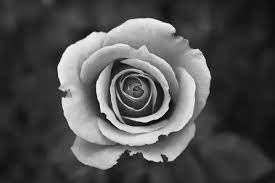
#> input picture S2_07052025/ConvertPython/Ex2_Python/rose.jpg, 275 x 183 px
$ python Ex2_3.py
#> lines starting #> are read from the running program, lines starting #| are printed output that depends on the picture
import cv2
import matplotlib.pyplot as plt

img = cv2.imread('rose.jpg') / 255.0
#> img: shape (183, 275, 3) float64; min 0, max 1, mean 0.312
scale = 0.5
scaled_img = img * scale
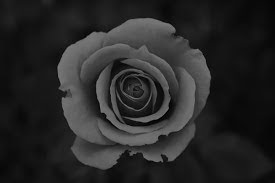
#> scaled_img: shape (183, 275, 3) float64; min 0, max 0.5, mean 0.156
plt.figure(figsize=(8, 4))
plt.subplot(1, 2, 1), plt.imshow(cv2.cvtColor((img * 255).astype('uint8'), cv2.COLOR_BGR2RGB)), plt.title('Original Image', fontsize=15), plt.axis('off')
plt.subplot(1, 2, 2), plt.imshow(cv2.cvtColor((scaled_img * 255).astype('uint8'), cv2.COLOR_BGR2RGB)), plt.title('Brighter Image', fontsize=15), plt.axis('off')
plt.show()
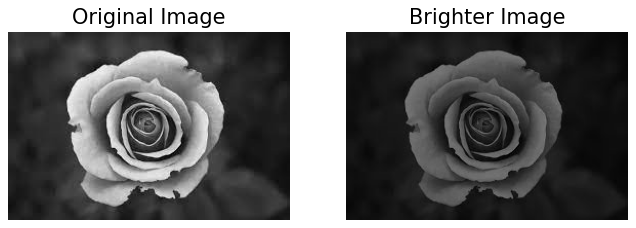
#> figure drawn by matplotlib, 2 panels
plt.savefig('rose_darker.jpg')

$ run again, with S2_07052025/ConvertPython/Ex2_Python/Quantization_in_2-bits.jpg copied over S2_07052025/ConvertPython/Ex2_Python/rose.jpg
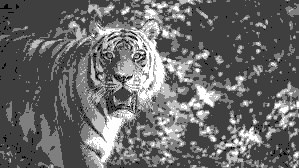
#> input picture S2_07052025/ConvertPython/Ex2_Python/Quantization_in_2-bits.jpg, 299 x 168 px
#> `scaled_img = img * scale`:
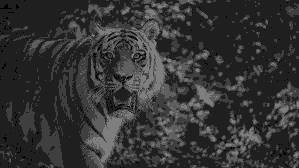
#> scaled_img: shape (168, 299, 3) float64; min 0, max 0.5, mean 0.205
#> `plt.show()`:
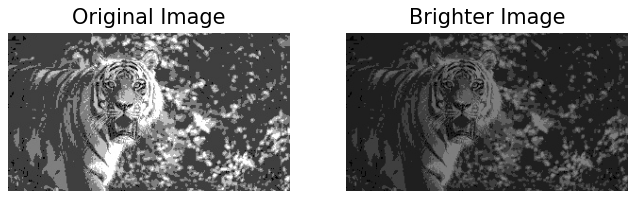
#> figure drawn by matplotlib, 2 panels
